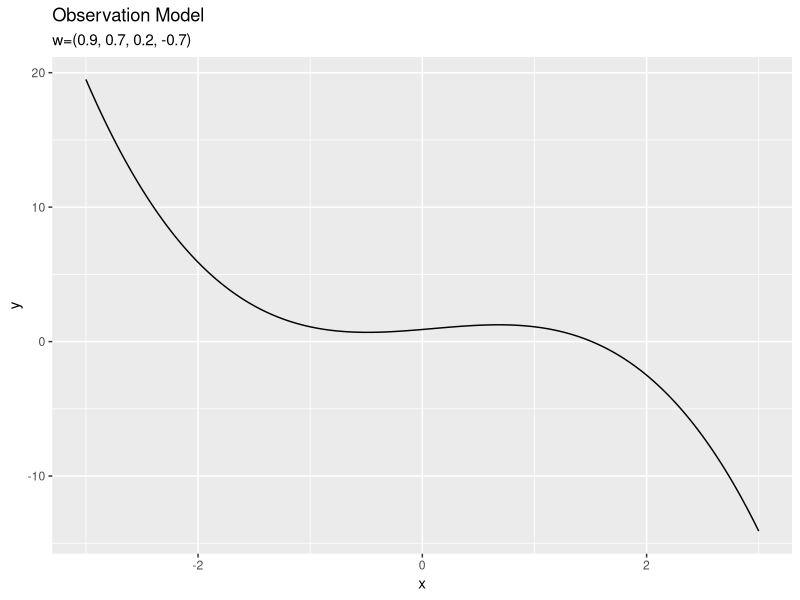
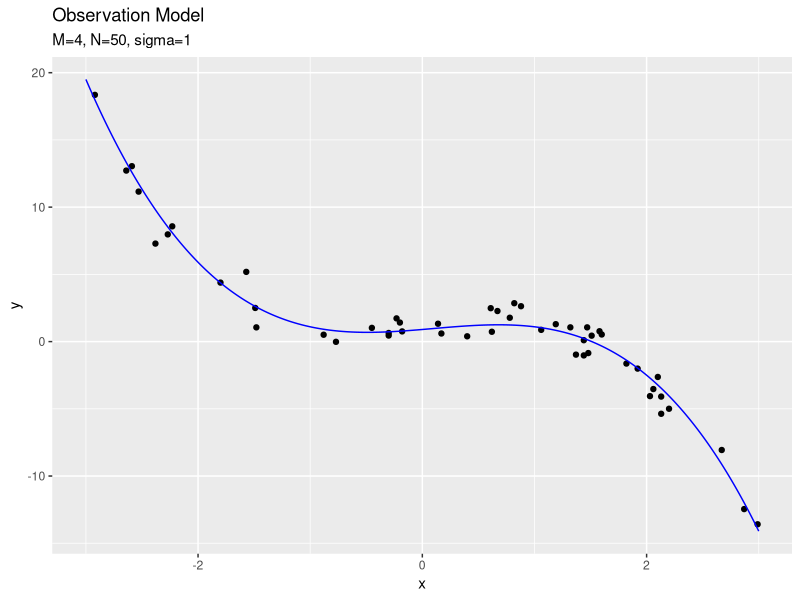
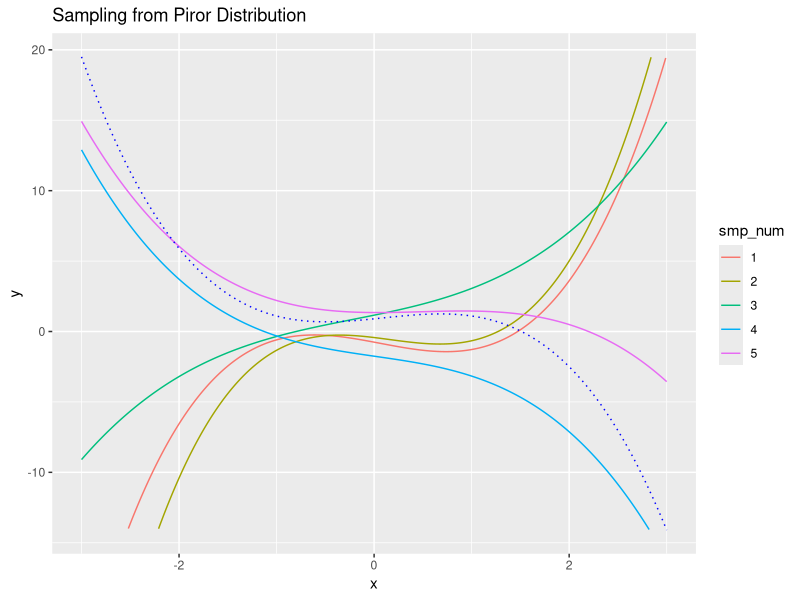
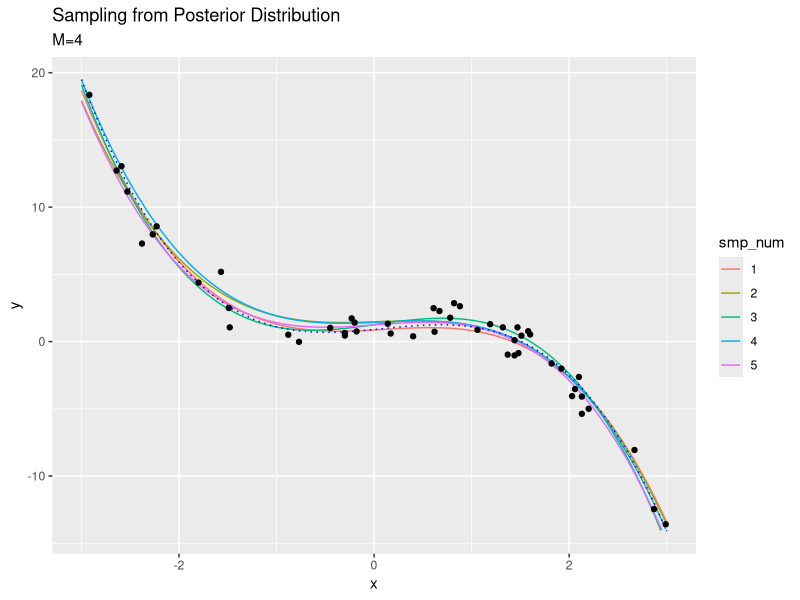
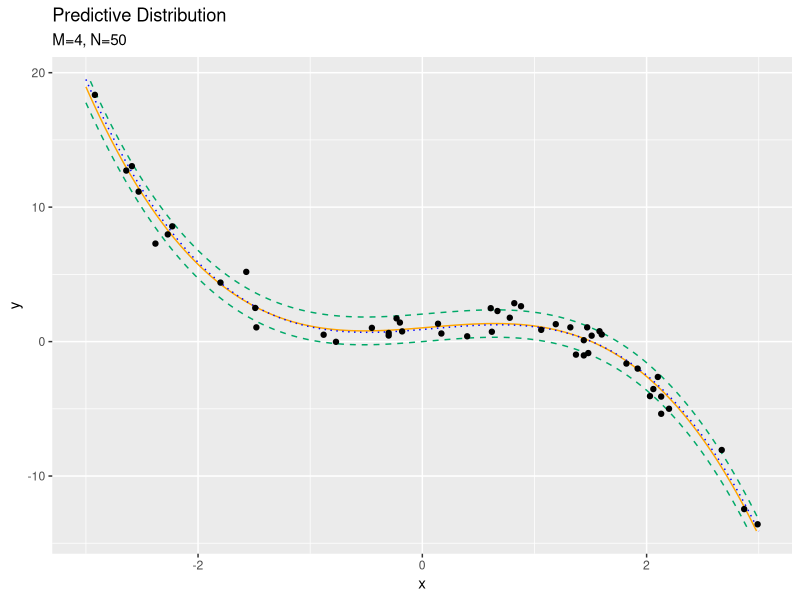

These figures' R source, in order: (Note: this script raises an error after producing the figures.)

# ch3.5 線形回帰の例 ------------------------------------------------------------

# 利用パッケージ
library(tidyverse)
library(mvtnorm)


# ch3.5.1 モデルの構築 ----------------------------------------------------------

# (1, x, ..., x^(n-1))のベクトル作成関数を定義
x_vector <- function(x_n, M) {
  x_mn <- matrix(NA, nrow = M, ncol = length(x_n))
  for(m in 1:M) {
    x_mn[m, ] <- x_n^(m-1)
  }
  x_mn
}


# 観測モデルのパラメータを指定
M_truth <- 4
sigma <- 1
lambda <- 1 / sigma^2
w_m <- sample(x = seq(-1, 1, by = 0.1), size = M_truth) %>% 
  matrix()


# 作図用のx軸の値
x_line <- seq(-3, 3, by = 0.01)
y_line <- t(w_m) %*% x_vector(x_line, M_truth) %>% 
  as.vector()

# ノイズを含まない観測モデルを作図
model_df <- tibble(
  x = x_line, 
  y = y_line
)
ggplot(model_df, aes(x, y)) + 
  geom_line() + 
  labs(title = "Observation Model", 
       subtitle = paste0("w=(", paste0(round(w_m, 1), collapse = ', '), ")"))


# データをサンプリング
N <- 50
smp_x_n <- sample(seq(min(x_line), max(x_line), by = 0.01), size = N, replace = TRUE)
y_1n <- t(w_m) %*% x_vector(smp_x_n, M_truth) + rnorm(n = N, mean = 0, sd = sqrt(1 / lambda))

# 観測データの散布図を作成
sample_df <- tibble(
  x = smp_x_n, 
  y = as.vector(y_1n)
)
ggplot() + 
  geom_point(data = sample_df, aes(x, y)) + # 観測データ
  geom_line(data = model_df, aes(x, y), color = "blue") + # ノイズなし観測モデル
  labs(title = "Observation Model", 
       subtitle = paste0("M=", M_truth, ", N=", N, ", sigma=", round(sqrt(1 / lambda), 1)))


# 事前分布のパラメータを指定
M <- 4
m_m <- matrix(rep(0, M), nrow = M, ncol = 1)
sigma_mm <- diag(M)
lambda_mm <- solve(sigma_mm^2)

# xのベクトルを作成
x_mn <- x_vector(smp_x_n, M)
x_mline <- x_vector(x_line, M)


# 事前分布からのwのサンプリングによるモデルを比較
smp_model_df <- tibble()
for(i in 1:5) {
  tmp_df <- tibble(
    x = x_line, 
    y = as.vector(
      mvtnorm::rmvnorm(n = 1, mean = m_m, sigma = solve(lambda_mm)) %*% x_mline
    ), 
    smp_num = as.factor(i)
  )
  smp_model_df <- rbind(smp_model_df, tmp_df)
}
ggplot() + 
  geom_line(data = smp_model_df, aes(x, y, color = smp_num)) + # 事前分布からサンプリングwによるモデル
  geom_line(data = model_df, aes(x, y), color = "blue", linetype = "dotted") + # 観測モデル
  ylim(min(min(smp_x_n), min(y_line)), max(max(smp_x_n), max(y_line))) + 
  geom_line() + 
  labs(title = "Sampling from Piror Distribution")


# 事後分布の計算 -----------------------------------------------------------------

# 事後分布のパラメータを計算
lambda_hat_mm <- lambda * x_mn %*% t(x_mn) + lambda_mm
m_hat_m <- solve(lambda_hat_mm) %*% (lambda * x_mn %*% t(y_1n) + lambda_mm %*% m_m)


# 事後分布による観測モデルのパラメータのサンプリングによるモデルの変化を比較
smp_model_df <- tibble()
for(i in 1:5) {
  tmp_df <- tibble(
    x = x_line, 
    y = as.vector(
      mvtnorm::rmvnorm(n = 1, mean = m_hat_m, sigma = solve(lambda_hat_mm)) %*% x_mline
    ), 
    smp_num = as.factor(i)
  )
  smp_model_df <- rbind(smp_model_df, tmp_df)
}
ggplot() + 
  geom_line(data = smp_model_df, aes(x, y, color = smp_num)) + # 事後分布からサンプリングしたwによるモデル
  geom_line(data = model_df, aes(x, y), color = "blue", linetype = "dotted") + # 観測モデル
  geom_point(data = sample_df, aes(x, y)) + # 観測データ
  ylim(min(min(smp_x_n), min(y_line)), max(max(smp_x_n), max(y_line))) + 
  labs(title = "Sampling from Posterior Distribution", 
       subtitle = paste0("M=", M))
  

# 予測分布の計算 -----------------------------------------------------------------


# 予測分布のパラメータを計算
mu_star_hat_line <- t(m_hat_m) %*% x_mline %>% 
  as.vector()
sigma2_star_hat_line <- rep(NA, length(x_line))
for(i in seq_along(x_line)) {
  sigma2_star_hat_line[i] <- 1 / lambda + t(x_mline[, i]) %*% solve(lambda_hat_mm) %*% matrix(x_mline[, i])
}

# 予測分布を計算
predict_df <- tibble(
  x = x_line, 
  E_y = mu_star_hat_line, # 予測分布の期待値
  minus_sigma_y = E_y - sqrt(sigma2_star_hat_line), # 予測分布の期待値-sigma
  plus_sigma_y = E_y + sqrt(sigma2_star_hat_line) # 予測分布の期待値+sigma
)

# 作図
ggplot() + 
  geom_line(data = predict_df, aes(x, E_y), color = "orange") + # 予測分布の期待値
  geom_line(data = predict_df, aes(x, plus_sigma_y), color = "#00A968", linetype = "dashed") + # 予測分布の期待値+sigma
  geom_line(data = predict_df, aes(x, minus_sigma_y), color = "#00A968", linetype = "dashed") + # 予測分布の期待値-sigma
  geom_line(data = model_df, aes(x, y), color = "blue", linetype = "dotted") + # 観測モデル
  geom_point(data = sample_df, aes(x, y)) + # 観測データ
  ylim(min(min(smp_x_n), min(y_line)), max(max(smp_x_n), max(y_line))) + 
  labs(title = "Predictive Distribution", 
       subtitle = paste0("M=", M, ", N=", N), 
       y = "y")

print(summary(sigma2_star_line))


# gif画像でサンプルサイズによる分布の変化を確認 ------------------------------------------------

# 追加パッケージ
library(gganimate)


# (1, x, ..., x^(n-1))のベクトル作成関数を定義
x_vector <- function(x_n, M) {
  x_mn <- matrix(NA, nrow = M, ncol = length(x_n))
  for(m in 1:M) {
    x_mn[m, ] <- x_n^(m-1)
  }
  x_mn
}


# 観測モデルのパラメータを指定
M_truth <- 4
sigma <- 1
lambda <- 1 / sigma^2
w_m <- sample(x = seq(-1, 1, by = 0.1), size = M_truth) %>% 
  matrix()


# 作図用のx軸の値
x_line <- seq(-3, 3, by = 0.01)
y_line <- t(w_m) %*% x_vector(x_line, M_truth) %>% 
  as.vector()

# ノイズを含まない観測モデルを作図
model_df <- tibble(
  x = x_line, 
  y = y_line
)
ggplot(model_df, aes(x, y)) + 
  geom_line() +
  labs(title = "Observation Model", 
       subtitle = paste0("w = (", paste0(round(w_m, 1), collapse = ', '), ")"))


# サンプルサイズを指定
N <- 100

# 事前分布のパラメータを指定
M <- 10
m_m <- matrix(rep(0, M), nrow = M, ncol = 1)
sigma_mm <- diag(M)
lambda_mm <- solve(sigma_mm^2)

# xのベクトルを作成
x_mline <- x_vector(x_line, M)


# 推論
smp_x_n <- rep(NA, N)
y_1n <- rep(NA, N)
eps_n <- rep(NA, N)
sample_df <- tibble()
predict_df <- tibble()
for(n in 1:N) {
  
  # データをサンプリング
  smp_x_n[n] <- sample(seq(min(x_line), max(x_line), by = 0.01), size = 1, replace = TRUE)
  y_1n[n] <- t(w_m) %*% x_vector(smp_x_n[n], M_truth) + rnorm(n = 1, mean = 0, sd = sqrt(1 / lambda))
  
  # 観測データのデータフレームを作成
  sample_df <- tibble(
    x = smp_x_n[1:n], 
    y = as.vector(y_1n[1:n]), 
    iteration = n
  ) %>% 
    rbind(sample_df, .)
  
  # 観測データからxベクトルを作成
  x_mn <- x_vector(smp_x_n[n], M)
  
  # 事後分布のパラメータを計算
  old_lambda_mm <- lambda_mm
  lambda_mm <- lambda * x_mn %*% t(x_mn) + lambda_mm
  m_m <- solve(lambda_mm) %*% (lambda * x_mn %*% t(y_1n[n]) + old_lambda_mm %*% m_m)
  
  # 予測分布のパラメータを計算
  sigma2_star_line <- rep(NA, length(x_line))
  for(i in seq_along(x_line)) {
    sigma2_star_line[i] <- 1 / lambda + t(x_mline[, i]) %*% solve(lambda_mm) %*% matrix(x_mline[, i])
  }
  mu_star_line <- t(m_m) %*% x_mline %>% 
    as.vector()
  
  # 予測分布を計算
  predict_df <- tibble(
    x = x_line, 
    E_y = mu_star_line, 
    minus_sigma_y = E_y - sqrt(sigma2_star_line), 
    plus_sigma_y = E_y + sqrt(sigma2_star_line), 
    iteration = n
  ) %>% 
    rbind(predict_df, .)
}


# 作図
predict_graph <- ggplot() + 
  geom_line(data = predict_df, aes(x, E_y), color = "orange") + # 予測分布の期待値
  geom_line(data = predict_df, aes(x, plus_sigma_y), color = "#00A968", linetype = "dashed") + # 予測分布の期待値+sigam
  geom_line(data = predict_df, aes(x, minus_sigma_y), color = "#00A968", linetype = "dashed") + # 予測分布の期待値-sigma
  geom_line(data = model_df, aes(x, y), color = "blue", linetype = "dotted") + # 観測モデル
  geom_point(data = sample_df, aes(x, y)) + # 観測データ
  transition_manual(iteration) + # フレーム
  ylim(min(min(smp_x_n), min(y_line)), max(max(smp_x_n), max(y_line))) + 
  labs(title = "Predictive Distribution", 
       subtitle = paste("M=", M, ", N={current_frame}", sep = ""), 
       y = "y")

# gif画像を作成
animate(predict_graph, nframes = N, fps = 10)

warnings()


# gif画像で次元数による分布の変化を確認 ------------------------------------------------

# 追加パッケージ
library(gganimate)


# (1, x, ..., x^(n-1))のベクトル作成関数を定義
x_vector <- function(x_n, M) {
  x_mn <- matrix(NA, nrow = M, ncol = length(x_n))
  for(m in 1:M) {
    x_mn[m, ] <- x_n^(m-1)
  }
  x_mn
}


# 観測モデルのパラメータを指定
M_truth <- 4
sigma <- 1
lambda <- 1 / sigma^2
w_m <- sample(x = seq(-1, 1, by = 0.1), size = M_truth) %>% 
  matrix()


# 作図用のx軸の値
x_line <- seq(-3, 3, by = 0.01)
y_line <- t(w_m) %*% x_vector(x_line, M_truth) %>% 
  as.vector()


# サンプルサイズを指定
N <- 10

# データをサンプリング
smp_x_n <- sample(seq(min(x_line), max(x_line), by = 0.01), size = N, replace = TRUE)
y_1n <- t(w_m) %*% x_vector(smp_x_n, M_truth) + rnorm(n = N, mean = 0, sd = sqrt(1 / lambda)) 


# 観測データのデータフレームを作成
model_df <- tibble(
  x = x_line, 
  y = y_line
)
sample_df <- tibble(
  x = smp_x_n, 
  y = as.vector(y_1n)
)
ggplot() + 
  geom_point(data = sample_df, aes(x, y)) + # 観測データ
  geom_line(data = model_df, aes(x, y), color = "blue") + # ノイズなし観測モデル
  labs(title = "Observation Model", 
       subtitle = paste0("M=", M_truth, ", sigma=", round(sqrt(1 / lambda), 1)))


# 事前分布のパラメータを指定
max_M <- 15


# 推論
predict_df <- tibble()
for(m in 1:max_M) {
  
  # 事前分布のパラメータを生成
  m_m <- matrix(rep(0, m), nrow = m, ncol = 1)
  sigma_mm <- diag(m)
  lambda_mm <- solve(sigma_mm^2)
  
  # 観測データからxベクトルを作成
  x_mn <- x_vector(smp_x_n, m)
  x_mline <- x_vector(x_line, m)
  
  # 事後分布のパラメータを計算
  old_lambda_mm <- lambda_mm
  lambda_mm <- lambda * x_mn %*% t(x_mn) + lambda_mm
  m_m <- solve(lambda_mm) %*% (lambda * x_mn %*% t(y_1n) + old_lambda_mm %*% m_m)
  
  # 予測分布のパラメータを計算
  sigma2_star_line <- rep(NA, length(x_line))
  for(i in seq_along(x_line)) {
    sigma2_star_line[i] <- 1 / lambda + t(x_mline[, i]) %*% solve(lambda_mm) %*% matrix(x_mline[, i])
  }
  mu_star_line <- t(m_m) %*% x_mline %>% 
    as.vector()
  
  # 予測分布を計算
  predict_df <- tibble(
    x = x_line, 
    E_y = mu_star_line, 
    minus_sigma_y = E_y - sqrt(sigma2_star_line), 
    plus_sigma_y = E_y + sqrt(sigma2_star_line), 
    iteration = m
  ) %>% 
    rbind(predict_df, .)
}


# 作図
predict_graph <- ggplot() + 
  geom_line(data = predict_df, aes(x, E_y), color = "orange") + # 予測分布の期待値
  geom_line(data = predict_df, aes(x, plus_sigma_y), color = "#00A968", linetype = "dashed") + # 予測分布の期待値+sigam
  geom_line(data = predict_df, aes(x, minus_sigma_y), color = "#00A968", linetype = "dashed") + # 予測分布の期待値-sigma
  geom_line(data = model_df, aes(x, y), color = "blue", linetype = "dotted") + # 観測モデル
  geom_point(data = sample_df, aes(x, y)) + # 観測データ
  transition_manual(iteration) + # フレーム
  ylim(min(min(smp_x_n), min(y_line)), max(max(smp_x_n), max(y_line))) + 
  labs(title = "Predictive Distribution", 
       subtitle = paste0("M={current_frame}", ", N=", N), 
       y = "y")

# gif画像を作成
animate(predict_graph, nframes = max_M)

warnings()
